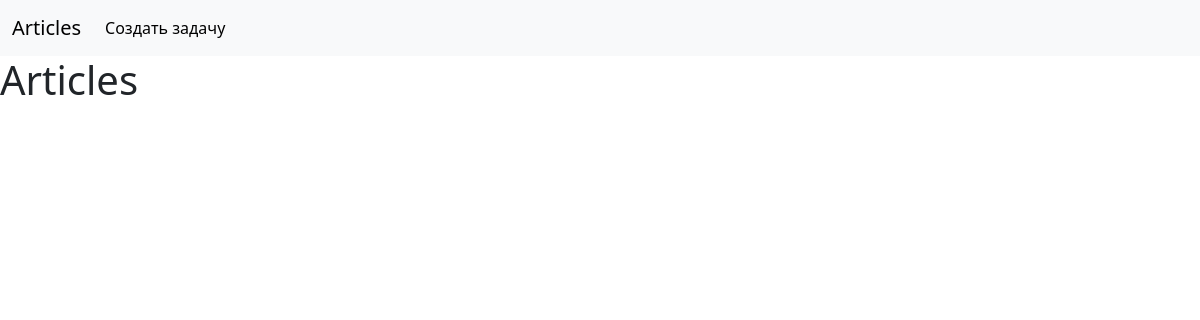
Before: / with the older database file.
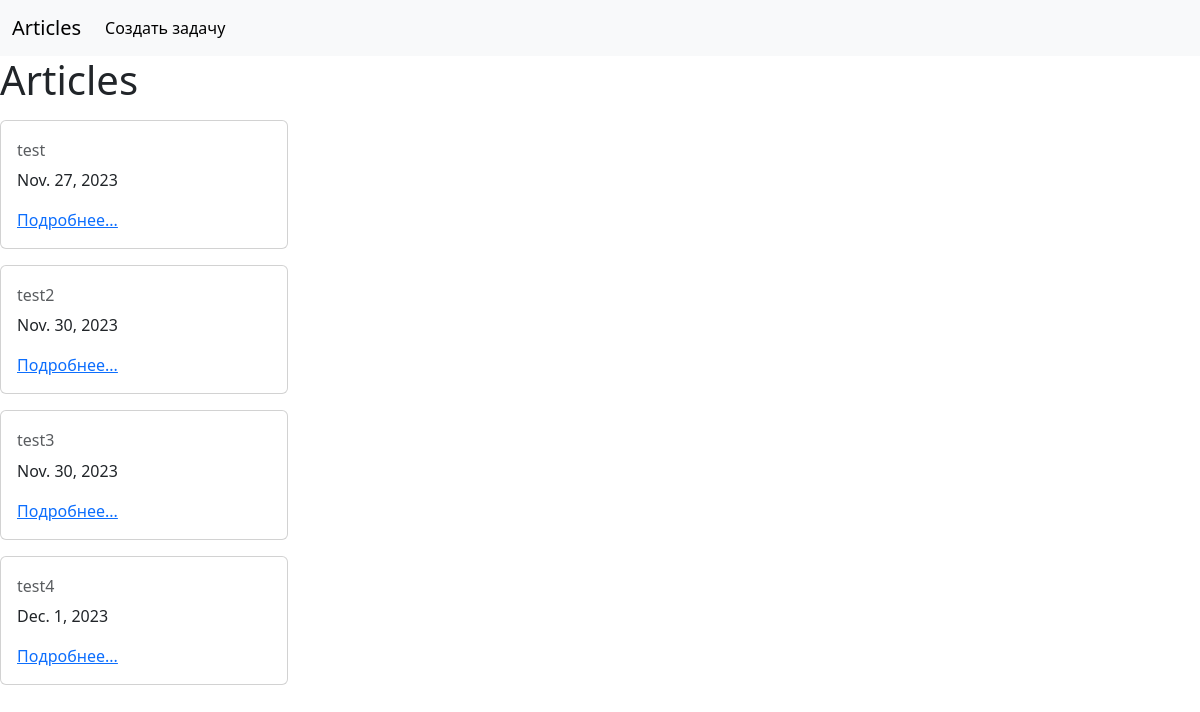
After: the same page with the newer database file.
### webapp/models.py (models this page shows, shortened)
class Task(models.Model):
    description = models.CharField(max_length=60, null=False, blank=False, verbose_name='Описание')
    status = models.CharField(max_length=40, choices=status_choice, verbose_name='Статус')
    data_of_complited = models.DateField(null=True, blank=True, verbose_name='Дата выполнения')
    start_date = models.DateTimeField(auto_now_add=True, verbose_name='Дата создания')
    end_date = models.DateTimeField(auto_now=True, verbose_name='Дата изменения')
    detailed_description = models.TextField(max_length=3000, null=True, blank=True, verbose_name='Подробное описание')

### webapp/views.py (the view)
# urls.py: path('', index_view, name='index'),
def index_view(request):
    tasks = Task.objects.all()
    return render(request, 'index.html', {'tasks': tasks})

### webapp/templates/index.html (shortened to what this page needs)
{% extends 'base.html' %}
{% load static %}
{% block menu %}
<a class="nav-link active" aria-current="page" href="{% url 'task-create' %}">Создать задачу</a>
{% endblock %}
{% block content %}
    <h1>Articles</h1>
    {% for task in tasks %}
        <div class="card my-3" style="width: 18rem;">
            <div class="card-body">
                <h6 class="card-subtitle mb-2 text-body-secondary">{{ task.description }}</h6>
                <p class="card-text">{{ task.data_of_complited}}</p>
                <a href="{% url 'task-detail' pk=task.pk %}" class="card-link">Подробнее...</a>
            </div>
        </div>
    {% endfor %}
{% endblock %}

### webapp/templates/base.html (shortened to what this page needs)
{% load static %}
<!doctype html>
<html lang="en">
<head>
    <link href="https://cdn.jsdelivr.net/npm/bootstrap@5.3.2/dist/css/bootstrap.min.css" rel="stylesheet"
>
</head>
<body>
<nav class="navbar navbar-expand-lg bg-body-tertiary">
  <div class="container-fluid">
    <a class="navbar-brand" href="{% url 'index' %}">Articles</a>
    <div class="collapse navbar-collapse" id="navbarNavAltMarkup">
      <div class="navbar-nav">
          {% block menu %}{% endblock %}
      </div>
    </div>
  </div>
</nav>
{% block content %}
{% endblock %}
</body>
</html>

Changed rows visible on the page:
added Task: description "test", data_of_complited "Nov. 27, 2023"
added Task: description "test2", data_of_complited "Nov. 30, 2023"
added Task: description "test3", data_of_complited "Nov. 30, 2023"
added Task: description "test4", data_of_complited "Dec. 1, 2023"
